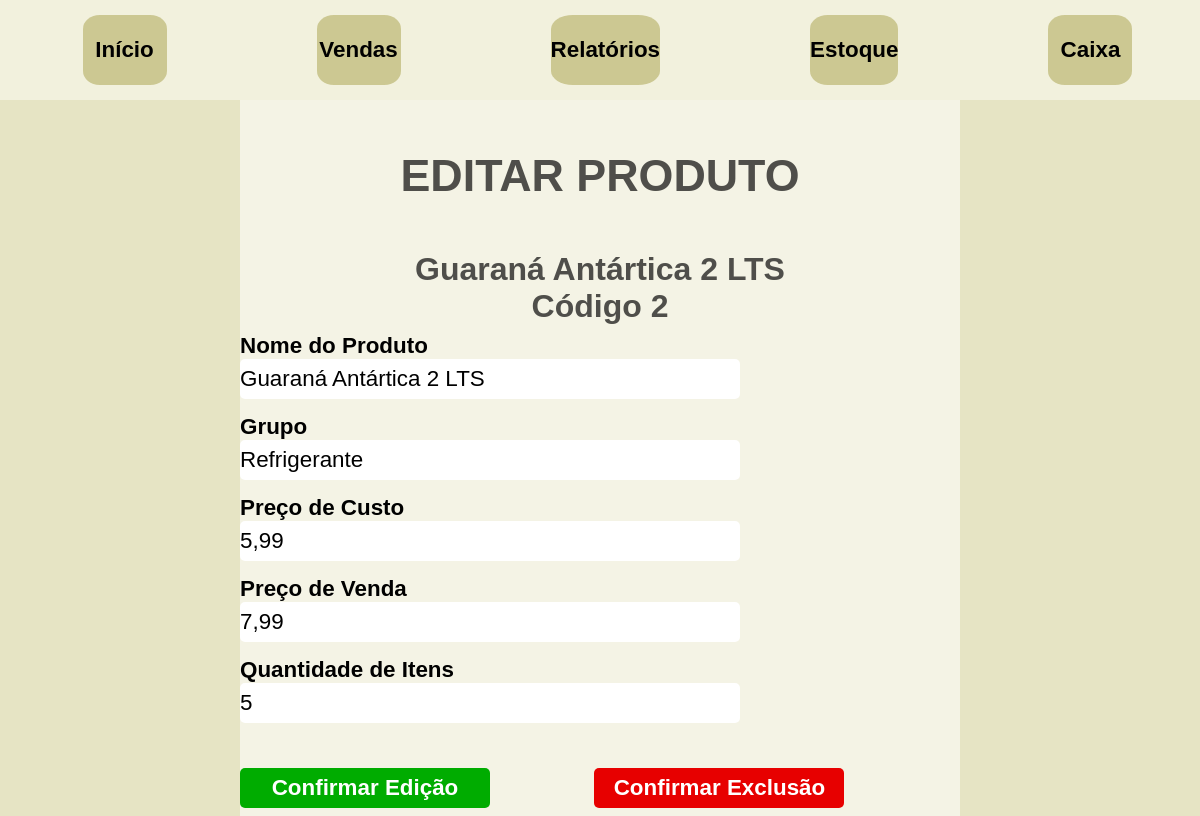
Page /editarproduto/2 on the committed database.
### sistema/models.py (models this page shows, shortened)
class Produto(models.Model):
    nome = models.CharField(max_length=100)
    valor_venda = models.DecimalField(max_digits=10, decimal_places=2)
    valor_custo = models.DecimalField(max_digits=10, decimal_places=2)
    quantidade = models.IntegerField()
    grupo = models.CharField(max_length=100)

### sistema/views.py (the view, shortened to what this page needs)
# urls.py: path('editarproduto/<int:pk>', EditarProduto.as_view(), name="editarProduto"),
class EditarProduto(DetailView):
    template_name = "editarProduto.html"
    model = Produto

### sistema/templates/editarProduto.html (shortened to what this page needs)
{% extends 'base.html' %}
{% load static %}
{% block content %}
<div class="main-cadastrar-produto">
    <h1 class="title-cadastrar-produto">EDITAR PRODUTO</h1>
    <h2 class="subtitle-editar-produto">{{ object.nome }} <br> Código {{ object.id }}</h2>
    <form class="form-cadastrar-produto" method="post">
        <label for="idnome-produto">Nome do Produto</label>
        <input type="text" name="nome-produto" id="idnome-produto" placeholder="Insira o nome do produto" required value="{{ object.nome }}"><br>
        <label for="idgrupo-produto">Grupo</label>
        <input type="text" name="grupo-produto" id="idgrupo-produto" placeholder="Insira o grupo do produto" required value="{{ object.grupo }}"><br>
        <label for="idpreco-custo">Preço de Custo</label>
        <input type="text" name="preco-custo" id="idpreco-custo"placeholder="Insira o preço de custo" required value={{ object.valor_custo }}><br>
        <label for="idpreco-venda">Preço de Venda</label>
        <input type="text" name="preco-venda" id="idpreco-venda" placeholder="Insira o preço de venda" required value={{ object.valor_venda }}><br>
        <label for="idquantidade">Quantidade de Itens</label>
        <input type="text" name="quantidade" id="idquantidade" placeholder="Insira a quantidade de itens" required value={{ object.quantidade }}><br>
        <button class="btn-save-produto" value="edit" name="confirm" type="submit">Confirmar Edição</button>
        <button name="confirm" value="del" class="btn-del-produto" type="submit">Confirmar Exclusão</button>
    </form>
</div>
{% endblock %}

### static/css/style.css (style rules this page uses)
* { margin:0; padding: 0; font-family: Arial, Helvetica, sans-serif; }
body { background-color:#e6e4c4; }
.main-cadastrar-produto { display: flex; flex-direction: column; background-color: rgba(255, 255, 255, 0.555); margin-left: 20%; margin-right: 20%; height: 89.5vh; }
.title-cadastrar-produto { font-size:2.8rem; text-align: center; color: rgba(0, 0, 0, 0.678); font-weight: 900; margin-top: 50px; }
.form-cadastrar-produto { margin: auto; }
.form-cadastrar-produto > input { width: 500px; height: 40px; border: none; border-radius: 5px; margin-bottom: 15px; font-size: 1.4rem; }
.form-cadastrar-produto > label { font-size: 1.4rem; font-weight: 700; width: 300px; display: inline-block; }
.btn-save-produto { width: 250px; height: 40px; border: none; border-radius: 5px; background-color: rgb(0, 172, 0); color: white; font-weight: 700; font-size: 1.4rem; margin-top: 30px; margin-right: 100px; }
.btn-del-produto { width: 250px; height: 40px; border: none; border-radius: 5px; background-color: rgb(231, 0, 0); color: white; font-weight: 700; font-size: 1.4rem; margin-top: 30px; }
.subtitle-editar-produto { font-size:2rem; text-align: center; color: rgba(0, 0, 0, 0.678); font-weight: 900; margin-top: 50px; }

### rows in the picture
Produto: nome "Guaraná Antártica 2 LTS", id "2", nome-produto "Guaraná Antártica 2 LTS", grupo-produto "Refrigerante", preco-custo "5,99", preco-venda "7,99", quantidade "5"
